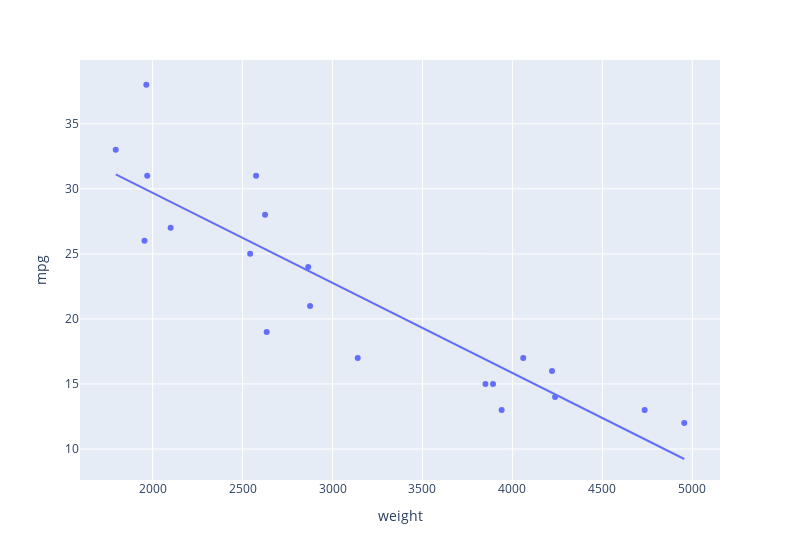

Write notebook code for a chart like this one.
### Markdown cell above
Suppose we collected a simple random sample of 20 cars from a population of cars.  For the purposes of this demo we will assume that `seaborn`'s `mpg` dataset is the population of all cars. 

Here's a visualization of our sample and SLR model:

### Code cell
# Set seed for reproducibility
np.random.seed(42)

# Number of cars to sample
sample_size = 20

# Load in the mpg from seaborn
mpg = sns.load_dataset('mpg')
print("Full Data Size:", len(mpg))

# Sample `sample_size` rows from the mpg dataset
mpg_sample = mpg.sample(sample_size)
print("Sample Size:", len(mpg_sample))

px.scatter(mpg_sample, x='weight', y='mpg', trendline='ols', width=800)

### Figure 1 — Plotly figure (JSON) as saved in the notebook; plotly's stock layout.template omitted (floating-point values rounded to 4 significant figures)
{"data": [{"hovertemplate": "weight=%{x}<br>mpg=%{y}<extra></extra>", "legendgroup": "", "marker": {"color": "#636efa", "symbol": "circle"}, "mode": "markers", "name": "", "orientation": "v", "showlegend": false, "type": "scatter", "x": [1795, 2625, 2634, 3940, 4237, 2100, 2865, 4735, 4060, 2875, 3850, 1965, 1955, 3892, 2542, 4955, 2575, 3140, 4220, 1970], "xaxis": "x", "y": [33.0, 28.0, 19.0, 13.0, 14.0, 27.0, 24.0, 13.0, 17.0, 21.0, 15.0, 38.0, 26.0, 15.0, 25.0, 12.0, 31.0, 17.0, 16.0, 31.0], "yaxis": "y"}, {"hovertemplate": "<b>OLS trendline</b><br>mpg = -0.00692182 * weight + 43.5295<br>R<sup>2</sup>=0.799461<br><br>weight=%{x}<br>mpg=%{y} <b>(trend)</b><extra></extra>", "legendgroup": "", "marker": {"color": "#636efa", "symbol": "circle"}, "mode": "lines", "name": "", "showlegend": false, "type": "scatter", "x": [1795, 1955, 1965, 1970, 2100, 2542, 2575, 2625, 2634, 2865, 2875, 3140, 3850, 3892, 3940, 4060, 4220, 4237, 4735, 4955], "xaxis": "x", "y": [31.1, 30.0, 29.93, 29.89, 28.99, 25.93, 25.71, 25.36, 25.3, 23.7, 23.63, 21.79, 16.88, 16.59, 16.26, 15.43, 14.32, 14.2, 10.75, 9.232], "yaxis": "y"}], "layout": {"legend": {"tracegroupgap": 0}, "margin": {"t": 60}, "width": 800, "xaxis": {"anchor": "y", "domain": [0, 1], "title": {"text": "weight"}}, "yaxis": {"anchor": "x", "domain": [0, 1], "title": {"text": "mpg"}}}}
